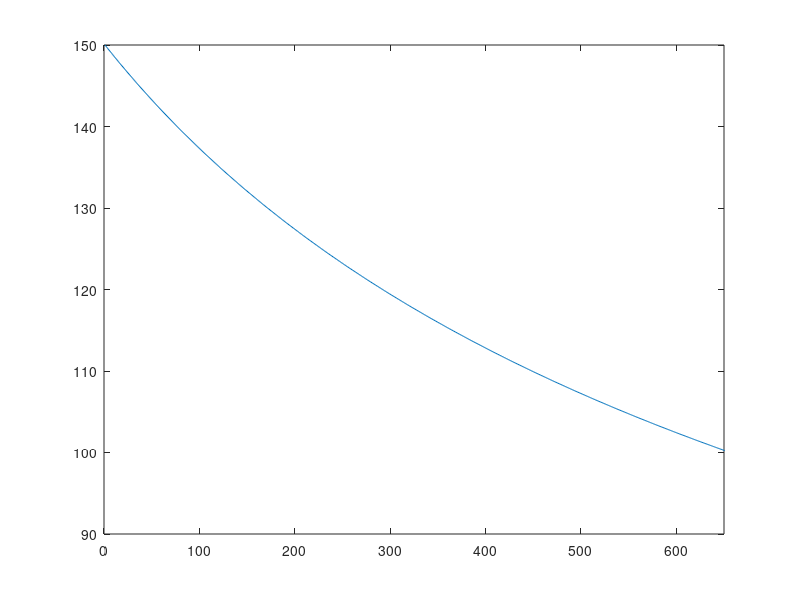

MATLAB code to generate this figure: (Note: this script raises an error after producing the figure.)

clear
clc
close all

%%% Generate the system dynamics for the linear tape transport system
%   dynamics

%%% Create tape parameters
% i -- takeup/machine reel
% o -- supply/file reel

% trying to make these parameters as similar to those found in Cherubini
% 2013 as possible

% constant parameters
v_0 = 4.1; % [m/s]
T_0 = 0.8 ; % [N]


w = 0.5 * 25.4 * 1e-3; % [m]
% p_s = 2.8588 * 1e-3; % [m]
z = 6.4e-6; % [m]

% constant parameters that depend on the above constant parameters
K_T_0 = 150; % [N/m] --> depends on T_0 and v_0

% parameters that are guesses (https://en.wikipedia.org/wiki/Linear_Tape-Open)
L_0 = 0.2; % [m]
% n = 1; % # of unsupported turns [-]
R_f = -1; % [m] -- WILL BE OVERWRITTEN, DEPENDS ON LENGTH OF TAPE
R_0 = 0.03; % [m]
L_tot = 710; % [m]
rho = 1350; % assuming PET material [kg/m3]

% not sure about these
E = 2.8 * 1e9; % [Pa] = [N/m^2]
J_i_motor = 0.0001; % [Kg m^2]
J_o_motor = 0.0001; % [Kg m^2]
K_i = 0.02; % from Cheribuni 2018
K_o = 0.02;
D_T_0 = 1; % [N s/m] 

% assume forward tape motion
alpha = 0;
beta = 1;

% values that are neglected in the paper
beta_i = 0;
beta_o = 0;
mu = 0;

% time/LPOS varying parameters
f_R_i = @(l) sqrt( R_0^2 + z/pi * l );
f_R_o = @(l) sqrt( R_0^2 + z/pi * (L_tot - l) );
f_J_i = @(R_i) J_i_motor + pi*w*rho * ( R_i^4 - R_0^4 ) / 2;
f_J_o = @(R_o) J_o_motor + pi*w*rho * ( R_o^4 - R_0^4 ) / 2;

f_K_T = @(R_i) E*w*z ./ ( L_0 + R_i/R_0*( E*w*z/K_T_0 - L_0 ) );
f_D_T = @(K_T) D_T_0 * K_T / K_T_0;
% NOTE: do NOT need tension estimator, and can assume what comes out of the
% SS filter is "ground truth"

% PARAMETERS THAT NEED TO BE OVERWRITTEN
R_f = f_R_i(L_tot);

%%% choose a LPOS for which to define the dynamics
l = L_tot;

R_i = f_R_i(l);
R_o = f_R_o(l);
J_i = f_J_i(R_i);
J_o = f_J_o(R_o);
K_T = f_K_T(R_i);
D_T = f_D_T(K_T);

% TODO this plot is looking a little off. In the paper it is more straight.
% It looks more straight when L_0 term is increased, so can decrease other
% properties to get that same effect too
figure, plot(f_K_T(f_R_i(0:L_tot)))
xlim([ 0 650 ])


A = [  0                      , 1                                    , 0                      , 0                              ; 
      -(1+mu)*R_i^2*K_T / J_i , ( -(1+mu)*R_i^2*D_T - beta_i ) / J_i , (1+mu)*R_i^2*K_T / J_i , (1+mu)*R_i^2*D_T / J_i         ;
       0                      , 0                                    , 0                      , 1                              ;
       R_o^2*K_T / J_o        , R_o^2*D_T / J_o                      ,-R_o^2*K_T / J_o        , ( -R_o^2*D_T - beta_o ) / J_o ];

B = [ 0             , 0              ;
      R_i*K_i / J_i , 0              ;
      0             , 0              ;
      0             , R_o*K_o / J_o ];

C = [ 0   , 1     , 0    , 0    ;
      0   , 0     , 0    , 1    ;
      0   , alpha , 0    , beta ;
      K_T , D_T   , -K_T , -D_T ];

sssys = ss(A,B,C,zeros(4,2));

Hs = tf(sssys);
Hs.InputName = { 'u_i', 'u_o' };
Hs.OutputName = { 'v_Hi', 'v_Ho', 'v', 'T' };

opts = bodeoptions;
opts.PhaseWrapping = 'on'; % Enable wrapping

figure, bp = bodeplot( Hs, opts );
bp.FrequencyUnit = "Hz";
xlim( [1e-1 1e2])

ax = findall(gcf, 'type', 'axes');
for ii = 1:2:length(ax)-1
    ylim(ax(ii), [-300 300])
end
for ii = 2:2:length(ax)
    ylim(ax(ii), [-40 20])
end



%%%%%%%%%%%%%%%%%%%%%%%%%%
% create transfer function for alternative outputs

Csmall = [ 0   , 1     , 0    , 0    ;
           0   , 0     , 0    , 1    ;
           K_T , D_T   , -K_T , -D_T ];

% Csmall = [ 1   , 0     , 0    , 0    ;
%            0   , 0     , 0    , 1    ;
%            K_T , D_T   , -K_T , -D_T ];

sssys = ss(A,B,Csmall,zeros(3,2));

Hs = tf(sssys);
Hs.InputName = { 'u_i', 'u_o' };
Hs.OutputName = { 'v_Hi', 'v_Ho', 'T' };

opts = bodeoptions;
opts.PhaseWrapping = 'on'; % Enable wrapping

figure, bp = bodeplot( Hs, opts );
bp.FrequencyUnit = "Hz";
xlim( [1e-1 1e2])

ax = findall(gcf, 'type', 'axes');
for ii = 1:2:length(ax)-1
    ylim(ax(ii), [-300 300])
end
for ii = 2:2:length(ax)
    ylim(ax(ii), [-40 20])
end

%%%%%%%%%%%%%%%%%%%%%%%%%%
% open loop TF for feedback gains
g_v = 40;
K_v_i = g_v*J_i/R_i/K_i;
K_v_o = g_v*J_o/R_o/K_o;

B = [ 0                     , 0                     ;
      R_i*K_i / J_i * K_v_i , 0                     ;
      0                     , 0                     ;
      0                     , R_o*K_o / J_o * K_v_o ];

sssys = ss(A,B,Csmall,zeros(3,2));
Hs = tf(sssys);
Hs.InputName = { 'u_i', 'u_o' };
Hs.OutputName = { 'v_Hi', 'v_Ho', 'T' };

figure, rlocus(Hs(1,1))
figure, rlocus(Hs(2,1))
figure, rlocus(Hs(1,2))
figure, rlocus(Hs(2,2))

% save ctrl data
save tts_system.mat
